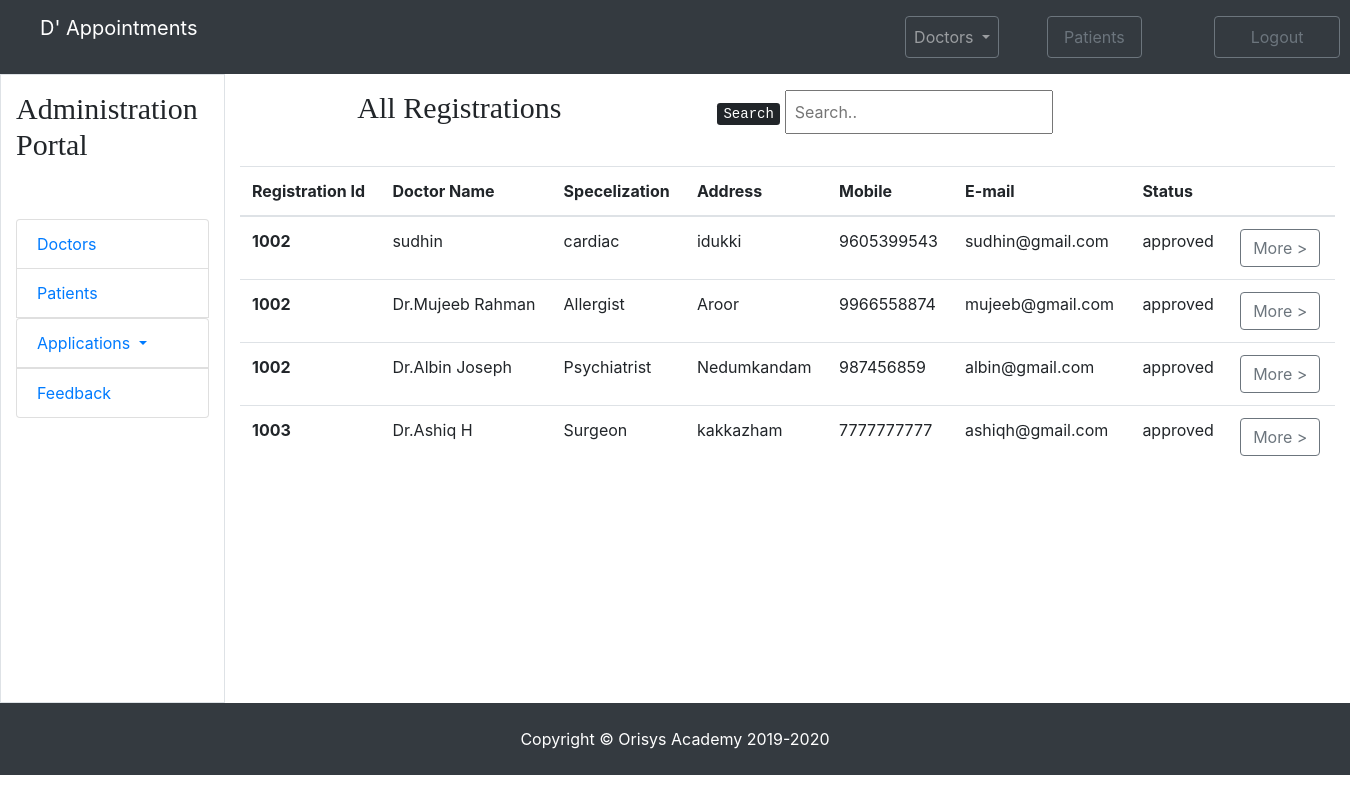
The app's page /admin_doctors_all_application.php with its own data.
### tables this page shows
CREATE TABLE `doctors` (
  `did` int(11) NOT NULL,
  `d_regid` varchar(50) NOT NULL,
  `dname` varchar(50) NOT NULL,
  `daddress` varchar(500) NOT NULL,
  `dgender` varchar(10) NOT NULL,
  `dspecs` varchar(50) NOT NULL,
  `ddob` date NOT NULL,
  `demail` varchar(50) NOT NULL,
  `dmobile` bigint(20) NOT NULL,
  `dpassword` varchar(50) NOT NULL,
  `dstatus` varchar(10) NOT NULL DEFAULT 'pending'
);

### admin_doctors_all_application.php (the view, shortened to what this page needs)
<?php include('header.php');?>
<div class="row">
    <div class="col-md-5 p-3 text-center bor t-center">
        <h2 class="fontcol">All Registrations</h2>
    </div>
    <div class="col-md-4 p-3 bor text-right ">
        <p class=""><kbd>Search</kbd>
            <input class="p-2" id="myInput" type="text" placeholder="Search.."></p>
    </div>
</div>
<table class="container-fluid table">
    <thead>
        <tr>
            <th>Registration Id</th>
            <th>Doctor Name</th>
            <th>Specelization</th>
            <th>Address</th>
            <th>Mobile</th>
            <th>E-mail</th>
            <th>Status</th>
            <th></th>
        </tr>
    </thead>
    <tbody>
        <?php
					  require_once  'php_connection.php';
					  $sql = "select * from doctors";
					  $result = mysqli_query($conn,$sql);
					  while($row = mysqli_fetch_assoc($result))
					  {
						  ?>
        <tr>
            <th scope="row"><?php echo $row['d_regid']; ?></th>
            <td><?php echo $row['dname']; ?></td>
            <td><?php echo $row['dspecs']; ?></td>
            <td><?php echo $row['daddress']; ?></td>
            <td><?php echo $row['dmobile']; ?></td>
            <td><?php echo $row['demail']; ?></td>
            <td><?php echo $row['dstatus']; ?></td>
            <td><a href="" class="btn btn-outline-secondary  btn-arrow-right" role="button">More ></a></td>
        </tr>
        <?php
					  }
					  ?>
    </tbody>
</table>
<?php include('footer.php');?>

### css/style.css (style rules this page uses)
.fontcol { font-family: fantasy; font-size: 30px; }

### records on screen
doctors: d_regid "1002", dname "sudhin", dspecs "cardiac", daddress "idukki", dmobile "9605399543", demail "sudhin@gmail.com", dstatus "approved"
doctors: d_regid "1002", dname "Dr.Mujeeb Rahman", dspecs "Allergist", daddress "Aroor", dmobile "9966558874", demail "mujeeb@gmail.com", dstatus "approved"
doctors: d_regid "1002", dname "Dr.Albin Joseph", dspecs "Psychiatrist", daddress "Nedumkandam", dmobile "987456859", demail "albin@gmail.com", dstatus "approved"
doctors: d_regid "1003", dname "Dr.Ashiq H", dspecs "Surgeon", daddress "kakkazham", dmobile "7777777777", demail "ashiqh@gmail.com", dstatus "approved"
